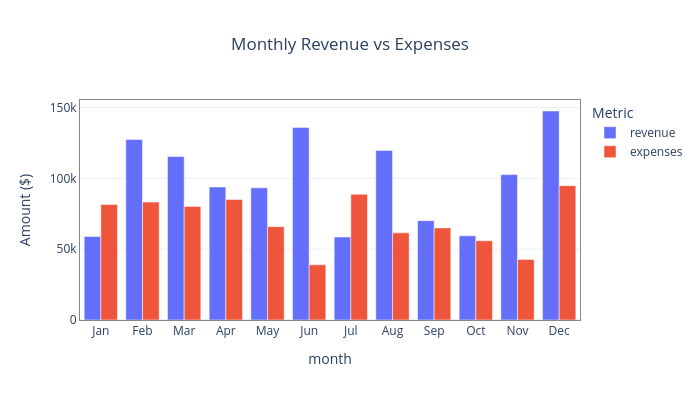

Source (notebook cell):
### Markdown cell above
## 3. Bar chart — `kind='bar'`

### Code cell
avr.plot(
    df_sales, 'bar',
    x='month', y=['revenue', 'expenses'],
    title='Monthly Revenue vs Expenses',
    barmode='group',
    labels={'value': 'Amount ($)', 'variable': 'Metric'},
)

### Figure 1 — Plotly figure (JSON) as saved in the notebook; plotly's stock layout.template omitted (floating-point values rounded to 4 significant figures)
{"data": [{"alignmentgroup": "True", "hovertemplate": "Metric=revenue<br>month=%{x}<br>Amount ($)=%{y}<extra></extra>", "legendgroup": "revenue", "marker": {"color": "#636efa", "pattern": {"shape": ""}}, "name": "revenue", "offsetgroup": "revenue", "orientation": "v", "showlegend": true, "textposition": "auto", "type": "bar", "x": ["Jan", "Feb", "Mar", "Apr", "May", "Jun", "Jul", "Aug", "Sep", "Oct", "Nov", "Dec"], "xaxis": "x", "y": [58925, 127395, 115457, 93887, 93301, 135859, 58594, 119736, 70146, 59417, 102647, 147562], "yaxis": "y"}, {"alignmentgroup": "True", "hovertemplate": "Metric=expenses<br>month=%{x}<br>Amount ($)=%{y}<extra></extra>", "legendgroup": "expenses", "marker": {"color": "#EF553B", "pattern": {"shape": ""}}, "name": "expenses", "offsetgroup": "expenses", "orientation": "v", "showlegend": true, "textposition": "auto", "type": "bar", "x": ["Jan", "Feb", "Mar", "Apr", "May", "Jun", "Jul", "Aug", "Sep", "Oct", "Nov", "Dec"], "xaxis": "x", "y": [81502, 83279, 80223, 85024, 65925, 38967, 88782, 61527, 65024, 55955, 42778, 94873], "yaxis": "y"}], "layout": {"barmode": "group", "height": 400, "legend": {"title": {"text": "Metric"}, "tracegroupgap": 0}, "title": {"text": "Monthly Revenue vs Expenses", "x": 0.5}, "width": 700, "xaxis": {"anchor": "y", "domain": [0, 1], "linecolor": "#888888", "linewidth": 1, "mirror": true, "showline": true, "title": {"text": "month"}}, "yaxis": {"anchor": "x", "domain": [0, 1], "linecolor": "#888888", "linewidth": 1, "mirror": true, "showline": true, "title": {"text": "Amount ($)"}}}}
